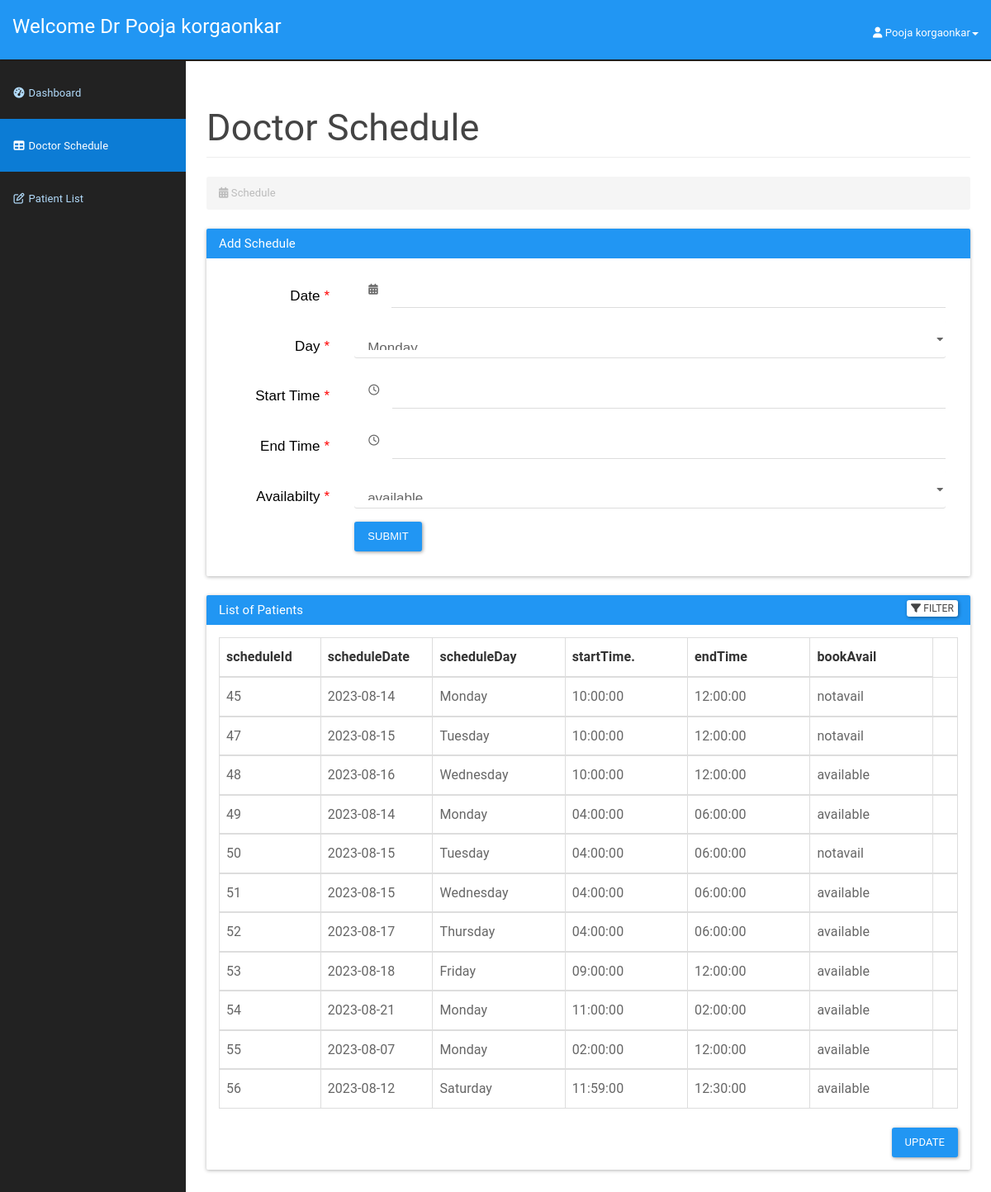
Page /doctor/addschedule.php (signed in) on the committed database.
### tables this page shows
CREATE TABLE `doctor` (
  `icDoctor` bigint(12) NOT NULL,
  `password` varchar(20) NOT NULL,
  `doctorId` int(3) NOT NULL,
  `doctorFirstName` varchar(50) NOT NULL,
  `doctorLastName` varchar(50) NOT NULL,
  `doctorAddress` varchar(100) NOT NULL,
  `doctorPhone` varchar(15) NOT NULL,
  `doctorEmail` varchar(20) NOT NULL,
  `doctorDOB` date NOT NULL
);

CREATE TABLE `doctorschedule` (
  `scheduleId` int(11) NOT NULL,
  `scheduleDate` date NOT NULL,
  `scheduleDay` varchar(15) NOT NULL,
  `startTime` time NOT NULL,
  `endTime` time NOT NULL,
  `bookAvail` varchar(10) NOT NULL
);

### doctor/addschedule.php (the view, shortened to what this page needs)
<?php
include_once '../assets/conn/dbconnect.php';
$usersession = $_SESSION['doctorSession'];
$res=mysqli_query($con,"SELECT * FROM doctor WHERE doctorId=".$usersession);
$userRow=mysqli_fetch_array($res,MYSQLI_ASSOC);
?>
<!DOCTYPE html>
<html lang="en">
    <head>
        <link href="assets/css/material.css" rel="stylesheet">
        <link href="assets/css/sb-admin.css" rel="stylesheet">
        <link href="assets/css/time/bootstrap-clockpicker.css" rel="stylesheet">
        <link href="assets/css/style.css" rel="stylesheet">
        <link href="assets/font-awesome/css/font-awesome.css" rel="stylesheet">
        <link rel="stylesheet" href="https://formden.com/static/cdn/bootstrap-iso.css" />
        <link rel="stylesheet" href="https://formden.com/static/cdn/font-awesome/4.4.0/css/font-awesome.min.css" />
    </head>
    <body>
        <div id="wrapper">
            <nav class="navbar navbar-inverse navbar-fixed-top" role="navigation">
                <div class="navbar-header">
                    <a class="navbar-brand" href="doctordashboard.php">Welcome Dr <?php echo $userRow['doctorFirstName'];?> <?php echo $userRow['doctorLastName'];?></a>
                </div>
                <ul class="nav navbar-right top-nav">
                    <li class="dropdown">
                        <a href="#" class="dropdown-toggle" data-toggle="dropdown"><i class="fa fa-user"></i> <?php echo $userRow['doctorFirstName']; ?> <?php echo $userRow['doctorLastName']; ?><b class="caret"></b></a>
                    </li>
                </ul>
                <div class="collapse navbar-collapse navbar-ex1-collapse">
                    <ul class="nav navbar-nav side-nav">
                        <li>
                            <a href="doctordashboard.php"><i class="fa fa-fw fa-dashboard"></i> Dashboard</a>
                        </li>
                        <li class="active">
                            <a href="addschedule.php"><i class="fa fa-fw fa-table"></i> Doctor Schedule</a>
                        </li>
                        <li>
                            <a href="patientlist.php"><i class="fa fa-fw fa-edit"></i> Patient List</a>
                        </li>
                    </ul>
                </div>
            </nav>
            <div id="page-wrapper">
                <div class="container-fluid">
                    <div class="row">
                        <div class="col-lg-12">
                            <h2 class="page-header">
                            Doctor Schedule
                            </h2>
                            <ol class="breadcrumb">
                                <li class="active">
                                    <i class="fa fa-calendar"></i> Schedule
                                </li>
                            </ol>
                        </div>
                    </div>
                    <div class="panel panel-primary">
                        <div class="panel-heading">
                            <h3 class="panel-title">Add Schedule</h3>
                        </div>
                        <div class="panel-body">
                            <div class="bootstrap-iso">
                             <div class="container-fluid">
                              <div class="row">
                               <div class="col-md-12 col-sm-12 col-xs-12">
                                <form class="form-horizontal" method="post">
                                 <div class="form-group form-group-lg">
                                  <label class="control-label col-sm-2 requiredField" for="date">
                                   Date
                                   <span class="asteriskField">
                                    *
                                   </span>
                                  </label>
                                  <div class="col-sm-10">
                                   <div class="input-group">
                                    <div class="input-group-addon">
                                     <i class="fa fa-calendar">
                                     </i>
                                    </div>
                                    <input class="form-control" id="date" name="date" type="text" required/>
                                   </div>
                                  </div>
                                 </div>
                                 <div class="form-group form-group-lg">
                                  <label class="control-label col-sm-2 requiredField" for="scheduleday">
                                   Day
                                   <span class="asteriskField">
                                    *
                                   </span>
                                  </label>
                                  <div class="col-sm-10">
                                   <select class="select form-control" id="scheduleday" name="scheduleday" required>
                                    <option value="Monday">
                                     Monday
                                    </option>
                                   </select>
                                  </div>
                                 </div>
                                 <div class="form-group form-group-lg">
                                  <label class="control-label col-sm-2 requiredField" for="starttime">
                                   Start Time
                                   <span class="asteriskField">
                                    *
                                   </span>
                                  </label>
                                  <div class="col-sm-10">
                                   <div class="input-group clockpicker"  data-align="top" data-autoclose="true">
                                    <div class="input-group-addon">
                                     <i class="fa fa-clock-o">
                                     </i>
                                    </div>
                                    <input class="form-control" id="starttime" name="starttime" type="text" required/>
                                   </div>
                                  </div>
                                 </div>
                                 <div class="form-group form-group-lg">
                                  <label class="control-label col-sm-2 requiredField" for="endtime">
                                   End Time
                                   <span class="asteriskField">
                                    *
                                   </span>
                                  </label>
                                  <div class="col-sm-10">
                                   <div class="input-group clockpicker"  data-align="top" data-autoclose="true">
                                    <div class="input-group-addon">
                                     <i class="fa fa-clock-o">
                                     </i>
                                    </div>
                                    <input class="form-control" id="endtime" name="endtime" type="text" required/>
                                   </div>
                                  </div>
                                 </div>
                                 <div class="form-group form-group-lg">
                                  <label class="control-label col-sm-2 requiredField" for="bookavail">
                                   Availabilty
                                   <span class="asteriskField">
                                    *
                                   </span>
                                  </label>
                                  <div class="col-sm-10">
                                   <select class="select form-control" id="bookavail" name="bookavail" required>
                                    <option value="available">
                                     available
                                    </option>
                                   </select>
                                  </div>
                                 </div>
                                 <div class="form-group">
                                  <div class="col-sm-10 col-sm-offset-2">
                                   <button class="btn btn-primary " name="submit" type="submit">
                                    Submit
                                   </button>
                                  </div>
                                 </div>
                                </form>
                               </div>
                              </div>
                             </div>
                            </div>
                        </div>
                    </div>
                    <div class="panel panel-primary filterable">
                        <div class="panel-heading">
                            <h3 class="panel-title">List of Patients</h3>
                            <div class="pull-right">
                            <button class="btn btn-default btn-xs btn-filter"><span class="fa fa-filter"></span> Filter</button>
                        </div>
                        </div>
                        <div class="panel-body">
                        <table class="table table-hover table-bordered">
                            <thead>
                                <tr class="filters">
                                    <th><input type="text" class="form-control" placeholder="scheduleId" disabled></th>
                                    <th><input type="text" class="form-control" placeholder="scheduleDate" disabled></th>
                                    <th><input type="text" class="form-control" placeholder="scheduleDay" disabled></th>
                                    <th><input type="text" class="form-control" placeholder="startTime." disabled></th>
                                    <th><input type="text" class="form-control" placeholder="endTime" disabled></th>
                                    <th><input type="text" class="form-control" placeholder="bookAvail" disabled></th>
                                </tr>
                            </thead>
                            <?php
                            $result=mysqli_query($con,"SELECT * FROM doctorschedule");
                            while ($doctorschedule=mysqli_fetch_array($result)) {
                                echo "<tbody>";
                                echo "<tr>";
                                    echo "<td>" . $doctorschedule['scheduleId'] . "</td>";
                                    echo "<td>" . $doctorschedule['scheduleDate'] . "</td>";
                                    echo "<td>" . $doctorschedule['scheduleDay'] . "</td>";
                                    echo "<td>" . $doctorschedule['startTime'] . "</td>";
                                    echo "<td>" . $doctorschedule['endTime'] . "</td>";
                                    echo "<td>" . $doctorschedule['bookAvail'] . "</td>";
                                    echo "<form method='POST'>";
                                    echo "<td class='text-center'><a href='#' id='".$doctorschedule['scheduleId']."' class='delete'><span class='glyphicon glyphicon-trash' aria-hidden='true'></span></a>
                            </td>";
                            }
                                echo "</tr>";
                           echo "</tbody>";
                       echo "</table>";
                       echo "<div class='panel panel-default'>";
                       echo "<div class='col-md-offset-3 pull-right'>";
                       echo "<button class='btn btn-primary' type='submit' value='Submit' name='submit'>Update</button>";
                        echo "</div>";
                        echo "</div>";
                        ?>
                        </div>
                    </div>
                </div>
            </div>
<link rel="stylesheet" href="https://cdnjs.cloudflare.com/ajax/libs/bootstrap-datepicker/1.4.1/css/bootstrap-datepicker3.css"/>
    </body>
</html>

### doctor/assets/css/sb-admin.css (style rules this page uses)
body { margin-top: 100px; background-color: #222; }
@media (min-width:768px) { body { margin-top: 50px; } }
#wrapper { padding-left: 0; }
#page-wrapper { min-height: 900px !important; width: 100%; padding: 0; background-color: #fff; }
@media (min-width:768px) { #wrapper { padding-left: 225px; } }
@media (min-width:768px) { #page-wrapper { padding: 10px; } }
.top-nav { padding: 0 15px; }
.top-nav>li { display: inline-block; float: left; }
.top-nav>li>a { padding-top: 17px; padding-bottom: 10px; line-height: 45px; color: white; }
@media (min-width:768px) { .side-nav { position: fixed; top: 80px; left: 225px; width: 225px; margin-left: -225px; border: none; border-radius: 0; overflow-y: auto; background-color: #222; bottom: 0; overflow-x: hidden; padding-bottom: 40px; } }
@media (min-width:768px) { .side-nav>li>a { width: 225px; } }

### doctor/assets/css/style.css (style rules this page uses)
.filterable { margin-top: 15px; }
.filterable .panel-heading .pull-right { margin-top: -20px; }
.filterable .filters input[disabled] { background-color: transparent; border: none; cursor: auto; box-shadow: none; padding: 0; height: auto; }

### doctor/addschedule.php (style rules this page uses)
.bootstrap-iso .formden_header h2, .bootstrap-iso .formden_header p, .bootstrap-iso form { font-family: Arial, Helvetica, sans-serif; color: black }
.bootstrap-iso form button, .bootstrap-iso form button:hover { color: white !important; }
.asteriskField { color: red; }

### rows in the picture
doctor: doctorFirstName "Pooja", doctorLastName "korgaonkar"
doctorschedule: scheduleId "45", scheduleDate "2023-08-14", scheduleDay "Monday", startTime "10:00:00", endTime "12:00:00", bookAvail "notavail"
doctorschedule: scheduleId "47", scheduleDate "2023-08-15", scheduleDay "Tuesday", startTime "10:00:00", endTime "12:00:00", bookAvail "notavail"
doctorschedule: scheduleId "48", scheduleDate "2023-08-16", scheduleDay "Wednesday", startTime "10:00:00", endTime "12:00:00", bookAvail "available"
doctorschedule: scheduleId "49", scheduleDate "2023-08-14", scheduleDay "Monday", startTime "04:00:00", endTime "06:00:00", bookAvail "available"
doctorschedule: scheduleId "50", scheduleDate "2023-08-15", scheduleDay "Tuesday", startTime "04:00:00", endTime "06:00:00", bookAvail "notavail"
doctorschedule: scheduleId "51", scheduleDate "2023-08-15", scheduleDay "Wednesday", startTime "04:00:00", endTime "06:00:00", bookAvail "available"
doctorschedule: scheduleId "52", scheduleDate "2023-08-17", scheduleDay "Thursday", startTime "04:00:00", endTime "06:00:00", bookAvail "available"
doctorschedule: scheduleId "53", scheduleDate "2023-08-18", scheduleDay "Friday", startTime "09:00:00", endTime "12:00:00", bookAvail "available"
doctorschedule: scheduleId "54", scheduleDate "2023-08-21", scheduleDay "Monday", startTime "11:00:00", endTime "02:00:00", bookAvail "available"
doctorschedule: scheduleId "55", scheduleDate "2023-08-07", scheduleDay "Monday", startTime "02:00:00", endTime "12:00:00", bookAvail "available"
doctorschedule: scheduleId "56", scheduleDate "2023-08-12", scheduleDay "Saturday", startTime "11:59:00", endTime "12:30:00", bookAvail "available"
